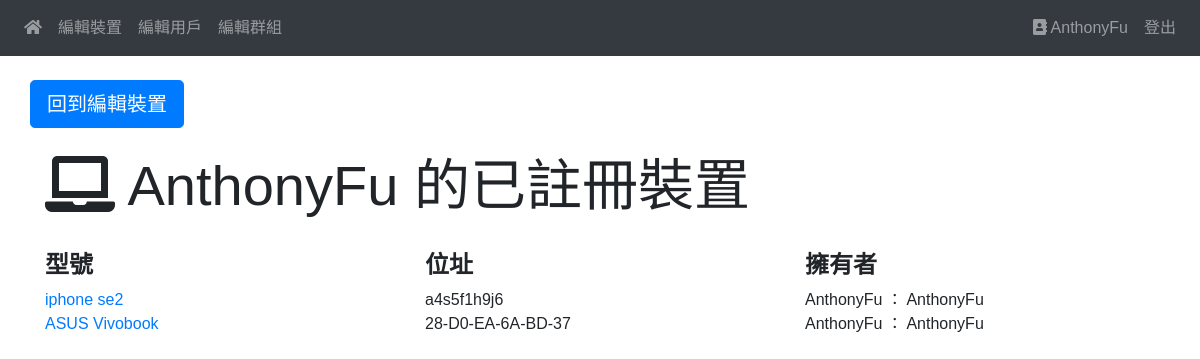
The app's page /DazhiNetwork/device/list/ (signed in) with its own data.
### main/models.py (models this page shows)
class Device(models.Model):
    d_name = models.CharField("裝置型號", max_length=25)
    owner = models.ForeignKey(User, models.CASCADE)
    MAC = models.CharField("MAC" , max_length=20)

### main/views.py (the view)
# urls.py: path('device/list/', DeviceList.as_view(), name='d_list'),
class DeviceList(LoginRequiredMixin, ListView):
    model = Device
    template_name = 'main/device/device_list.html'
    def get_context_data(self, **kwargs):
        context = super().get_context_data(**kwargs)
        context["device_list"] = Device.objects.filter(owner__username = self.request.user.username)
        return context

### main/templates/main/device/device_list.html (shortened to what this page needs)
{% extends '../../base.html' %}
{% block content %}
<div class="container">
    <div class="row">
        <div>
            <br>
            <a class="btn btn-primary btn-lg" href="{% url 'd_create'%}" role="button">回到編輯裝置</a>
        <div>
        <div class="col">
        <br>
        <h1 class="display-4"><i class="fas fa-light fa-laptop"></i>
            {{ user.first_name }} 的已註冊裝置</h1>
        <br>
        </div>
    </div>
</div>
    <div class="container">
        <div class="row">
            <div class="col">
                <h4><strong> 型號</strong></h4>
                <ul class="navbar-nav">
                    {% for device in device_list %}
                        <li class="nav-item">
                          <a href="{% url 'd_update' device.id %}">
                            {{ device.d_name }}
                          </a>
                        </li>
                    {%  endfor  %}
                </ul>
            </div>
            <div class="col">
                <h4><strong> 位址</strong></h4>
                <ul class="navbar-nav">
                    {% for device in device_list %}
                        <li class="nav-item">
                            {{ device.MAC }}
                        </li>
                    {%  endfor  %}
                </ul>
            </div>
            <div class="col">
                <h4><strong> 擁有者</strong></h4>
                <ul class="navbar-nav">
                    {% for device in device_list %}
                        <li class="nav-item">
                            {{ device.owner.first_name }} ： {{ device.owner}}
                        </li>
                    {%  endfor  %}
                </ul>
            </div>
        </div>
      </div>
{% endblock content %}

### main/templates/base.html (shortened to what this page needs)
<!DOCTYPE html>
<html lang="zh-TW">
<head>
    <link rel="stylesheet" href="https://stackpath.bootstrapcdn.com/bootstrap/4.3.1/css/bootstrap.min.css">
    <link rel="stylesheet" href="https://cdnjs.cloudflare.com/ajax/libs/font-awesome/5.11.2/css/all.css">
</head>
<body>
    <nav class="navbar navbar-expand-md bg-dark navbar-dark">
        <div class="collapse navbar-collapse" id="collapsibleNavbar">
          <ul class="navbar-nav">
            <li class="nav-item">
              <a class="nav-link" href="/DazhiNetwork/"><i class="fas fa-light fa-home"></i></a>
            </li>
            {% if user.is_authenticated %}
            <li class="nav-item">
              <a class="nav-link" href="{% url 'd_home' %}">編輯裝置</a>
            </li>
            {% if user.is_superuser %}
            <li class="nav-item">
              <a class="nav-link" href="{% url 'u_home' %}">編輯用戶</a>
            </li>
            <li class="nav-item">
              <a class="nav-link" href="{% url 'g_home' %}">編輯群組</a>
            </li>
            {% endif %}
            </ul>
            <div class="ml-auto">
                <ul class="navbar-nav">
                    <li class="nav-item">
                        <a class="nav-link" href=" {% url 'u_update' user.id %} "><i class="fas fa-light fa-address-book"></i>
                           {{ user.username }}</a>
                    </li>
                    <li class="nav-item">
                      <a class="nav-link" href="{% url 'logout' %}">登出</a>
                    </li>
            {% else %}
                    <li class="nav-item">
                      <a class="nav-link" href="/accounts/login/">登入</a>
                    </li>
            {% endif %}
                </ul>
            </div>
        </div>
    </nav>
    {% block content %}
    {% endblock content %}
</body>
</html>

### main/templates/base.html (style rules this page uses)
body { font-family: 'Noto Sans TC', sans-serif; }

### records on screen
Device: d_name "iphone se2", MAC "a4s5f1h9j6", owner.first_name "AnthonyFu", owner "AnthonyFu"
Device: d_name "ASUS Vivobook", MAC "28-D0-EA-6A-BD-37", owner.first_name "AnthonyFu", owner "AnthonyFu"

### other values on screen
{{ user.username }} "AnthonyFu"
{{ user.first_name }} "AnthonyFu"
